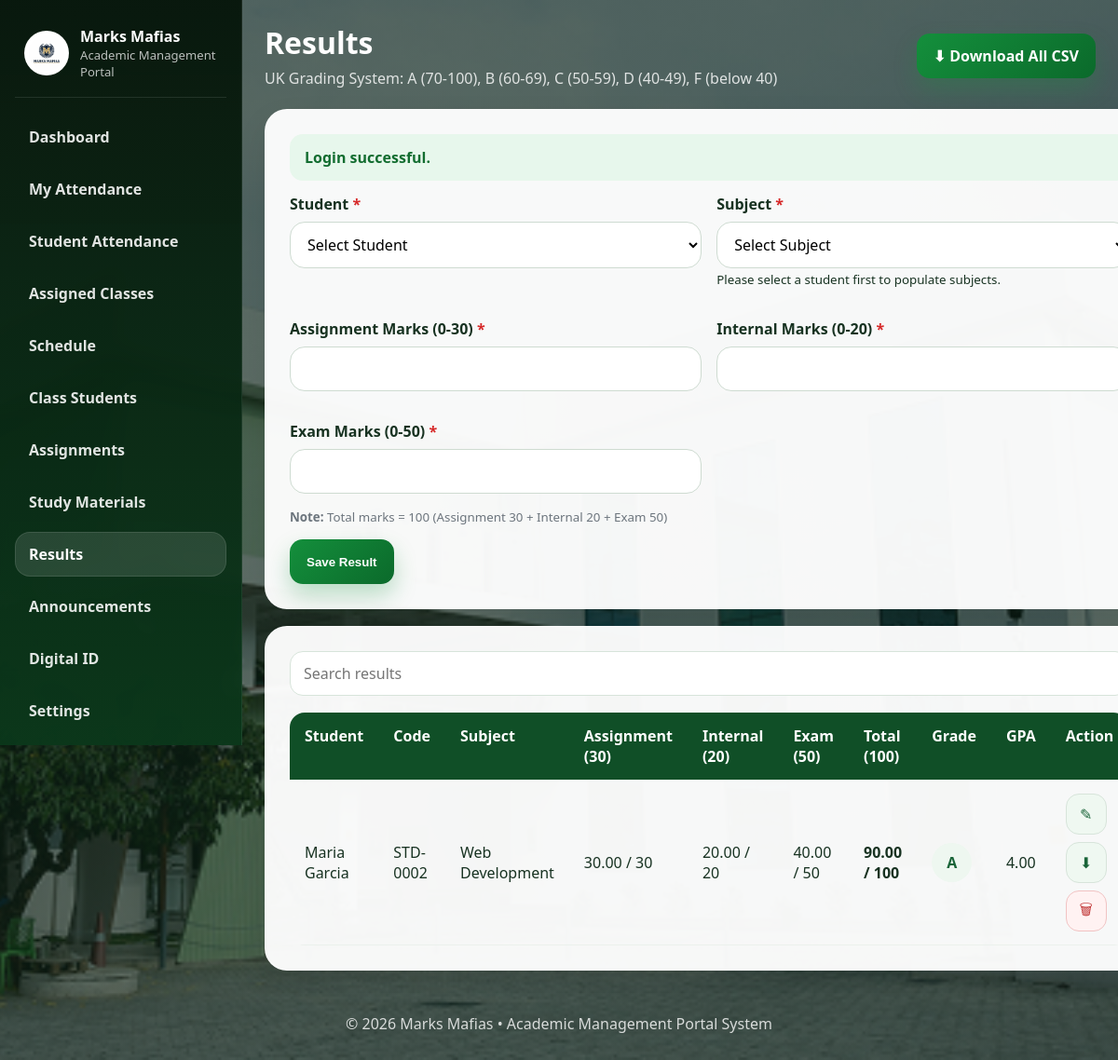
The app's page /public/teacher/results.php (signed in) with its own data.
### tables this page shows
CREATE TABLE `results` (
  `id` int(11) NOT NULL,
  `student_id` int(11) NOT NULL,
  `subject_id` int(11) NOT NULL,
  `teacher_id` int(11) NOT NULL,
  `assignment_marks` decimal(5,2) NOT NULL,
  `internal_marks` decimal(5,2) NOT NULL,
  `exam_marks` decimal(5,2) NOT NULL,
  `final_total` decimal(5,2) NOT NULL DEFAULT 0.00,
  `final_grade` varchar(10) NOT NULL,
  `gpa` decimal(3,2) NOT NULL DEFAULT 0.00,
  `created_at` timestamp NOT NULL DEFAULT current_timestamp()
);

CREATE TABLE `users` (
  `id` int(11) NOT NULL,
  `role` enum('admin','teacher','student') NOT NULL,
  `role_code` varchar(30) DEFAULT NULL,
  `name` varchar(120) NOT NULL,
  `email` varchar(150) NOT NULL,
  `password` varchar(255) NOT NULL,
  `photo` varchar(255) DEFAULT NULL,
  `dob` date DEFAULT NULL,
  `address` text DEFAULT NULL,
  `contact` varchar(40) DEFAULT NULL,
  `guardian` varchar(120) DEFAULT NULL,
  `qualification` varchar(120) DEFAULT NULL,
  `department` varchar(120) DEFAULT NULL,
  `status` enum('active','inactive') NOT NULL DEFAULT 'active',
  `reset_token` varchar(64) DEFAULT NULL,
  `otp_code` varchar(255) DEFAULT NULL,
  `otp_expires_at` datetime DEFAULT NULL,
  `otp_attempts` int(11) DEFAULT 0,
  `last_otp_request` datetime DEFAULT NULL,
  `reset_expires_at` datetime DEFAULT NULL,
  `created_at` timestamp NOT NULL DEFAULT current_timestamp()
);

CREATE TABLE `subjects` (
  `id` int(11) NOT NULL,
  `course_id` int(11) NOT NULL,
  `teacher_id` int(11) NOT NULL,
  `subject_code` varchar(40) NOT NULL,
  `subject_name` varchar(150) NOT NULL,
  `year_label` varchar(30) NOT NULL,
  `semester` varchar(60) NOT NULL,
  `created_at` timestamp NOT NULL DEFAULT current_timestamp()
);

### public/teacher/results.php (the view, shortened to what this page needs)
<?php
require_once dirname(dirname(__DIR__)) . '/includes/auth.php';
$teacherId = (int)user()['id'];
$selectedStudentId = isset($_GET['student_id']) ? (int)$_GET['student_id'] : 0;
$edit = null;
$filteredSubjects = [];
if ($selectedStudentId > 0) {
    $courseStmt = $pdo->prepare('SELECT DISTINCT course_id FROM enrollments WHERE student_id = ? AND status = "active"');
    $courseStmt->execute([$selectedStudentId]);
    $studentCourses = $courseStmt->fetchAll(PDO::FETCH_COLUMN);
    if (!empty($studentCourses)) {
        $placeholders = implode(',', array_fill(0, count($studentCourses), '?'));
        $subjectStmt = $pdo->prepare("
            SELECT * FROM subjects
            WHERE teacher_id = ? AND course_id IN ($placeholders)
            ORDER BY subject_name
        ");
        $params = array_merge([$teacherId], $studentCourses);
        $subjectStmt->execute($params);
        $filteredSubjects = $subjectStmt->fetchAll();
    }
} else {
    $filteredSubjects = [];
}
$list = $pdo->prepare('
    SELECT r.*, u.name AS student_name, u.role_code, s.subject_name
    FROM results r
    JOIN users u ON u.id = r.student_id
    JOIN subjects s ON s.id = r.subject_id
    WHERE r.teacher_id = ?
    ORDER BY r.id DESC
');
$list->execute([$teacherId]);
$list = $list->fetchAll();
include dirname(dirname(__DIR__)) . '/includes/header.php';
?>
<div class="dashboard-shell">
    <?php include dirname(dirname(__DIR__)) . '/includes/sidebar.php'; ?>
    <main class="main-panel">
        <div class="dashboard-top">
            <div class="dashboard-title">
                <h1>Results</h1>
                <p>UK Grading System: A (70-100), B (60-69), C (50-59), D (40-49), F (below 40)</p>
            </div>
            <div class="inline-actions">
                <a class="btn btn-primary" href="<?= BASE_URL ?>/teacher/results.php?export=csv">⬇ Download All CSV</a>
            </div>
        </div>
        <div class="section-stack">
            <div class="form-card">
                <form method="post" id="resultForm">
                    <div class="form-grid">
                        <div class="form-group">
                            <label>Student <span class="required">*</span></label>
                            <select name="student_id" id="student_id" required>
                                <option value="">Select Student</option>
                            </select>
                        </div>
                        <div class="form-group">
                            <label>Subject <span class="required">*</span></label>
                            <select name="subject_id" id="subject_id" required>
                                <option value="">Select Subject</option>
                            </select>
                            <?php if ($selectedStudentId == 0): ?>
                                <small>Please select a student first to populate subjects.</small>
                            <?php elseif (empty($filteredSubjects)): ?>
                                <small class="text-danger">This student is not enrolled in any of your subjects' courses.</small>
                            <?php endif; ?>
                        </div>
                        <div class="form-group">
                            <label>Assignment Marks (0-30) <span class="required">*</span></label>
                            <input type="number" name="assignment_marks" max="30" min="0" step="0.01" required value="<?= e($edit['assignment_marks'] ?? '') ?>">
                        </div>
                        <div class="form-group">
                            <label>Internal Marks (0-20) <span class="required">*</span></label>
                            <input type="number" name="internal_marks" max="20" min="0" step="0.01" required value="<?= e($edit['internal_marks'] ?? '') ?>">
                        </div>
                        <div class="form-group">
                            <label>Exam Marks (0-50) <span class="required">*</span></label>
                            <input type="number" name="exam_marks" max="50" min="0" step="0.01" required value="<?= e($edit['exam_marks'] ?? '') ?>">
                        </div>
                    </div>
                    <small style="color: #6c757d; display: block; margin-bottom: 15px;">
                        <strong>Note:</strong> Total marks = 100 (Assignment 30 + Internal 20 + Exam 50)<br>
                    </small>
                    <div class="inline-actions">
                        <button class="btn btn-primary"><?= $edit ? 'Update Result' : 'Save Result' ?></button>
                    </div>
                </form>
            </div>
            <div class="table-card">
                <div class="search-row">
                    <input type="text" placeholder="Search results" data-table-search="teacherResultTable">
                </div>
                <div class="table-wrap">
                    <table id="teacherResultTable">
                        <thead>
                            <tr>
                                <th>Student</th>
                                <th>Code</th>
                                <th>Subject</th>
                                <th>Assignment (30)</th>
                                <th>Internal (20)</th>
                                <th>Exam (50)</th>
                                <th>Total (100)</th>
                                <th>Grade</th>
                                <th>GPA</th>
                                <th>Action</th>
                            </tr>
                        </thead>
                        <tbody>
                            <?php foreach ($list as $r): ?>
                                <tr>
                                    <td><?= e($r['student_name']) ?></td>
                                    <td><?= e($r['role_code']) ?></td>
                                    <td><?= e($r['subject_name']) ?></td>
                                    <td><?= e($r['assignment_marks']) ?> / 30
                </div>
                <td><?= e($r['internal_marks']) ?> / 20
            </div>
            <td><?= e($r['exam_marks']) ?> / 50
        </div>
        <td><strong><?= e($r['final_total']) ?> / 100</strong>
</div>
<td><span class="kpi"><?= e($r['final_grade']) ?></span></div>
<td><?= e($r['gpa']) ?></div>
<td>
    <div class="inline-actions">
        <a class="icon-btn" href="?edit=<?= (int)$r['id'] ?>" title="Edit">✎</a>
        <a class="icon-btn" href="<?= BASE_URL ?>/teacher/results.php?export=csv&student_id=<?= (int)$r['student_id'] ?>" title="Download CSV for this student">⬇</a>
        <form method="post" onsubmit="return confirm('Delete this result?');">
            <button class="icon-btn danger" title="Delete">🗑</button>
        </form>
    </div>
<?php endforeach; ?>
<?php include dirname(dirname(__DIR__)) . '/includes/footer.php'; ?>

### assets/css/style.css (style rules this page uses)
:root { --primary: #148f3c; --primary-dark: #0b6a2b; --primary-soft: #dff4e4; --accent: #f5fff7; --white: #fff; --text: #173221; --muted: #5f7567; --border: #d6e7da; --danger: #cf3a3a; --shadow: 0 14px 34px rgba(0, 0, 0, 0.08); --shadow-lg: 0 26px 60px rgba(0, 0, 0, 0.16); --radius: 18px; --radius-lg: 30px; }
* { box-sizing: border-box; }
html { scroll-behavior: smooth; }
body { margin: 0; font-family: Segoe UI, Tahoma, sans-serif; color: var(--text); background: linear-gradient(rgba(14, 36, 24, 0.68), rgba(14, 36, 24, 0.64)), url("../images/bg.jpg") center/cover no-repeat; background-attachment: scroll; }
a { text-decoration: none; color: inherit; }
.content-card, .table-card, .form-card, .panel-card { background: rgba(255, 255, 255, 0.96); border-radius: var(--radius); box-shadow: var(--shadow); border: 1px solid rgba(255, 255, 255, 0.5); }
.content-card, .form-card, .panel-card { padding: 24px; }
.table-card { padding: 20px; }
.section-stack { display: grid; gap: 18px; }
.form-row, .form-grid { display: grid; grid-template-columns: 1fr 1fr; gap: 16px; }
.form-group { margin-bottom: 16px; }
label { display: block; margin-bottom: 8px; font-weight: 700; }
.required { color: #d62828; }
input, select, textarea { width: 100%; min-height: 48px; padding: 12px 14px; border: 1px solid #cedbd1; border-radius: 16px; font: inherit; background: #fff; }
.btn { display: inline-flex; align-items: center; justify-content: center; min-height: 48px; padding: 0 18px; border: none; border-radius: 14px; font-weight: 700; cursor: pointer; transition: 0.2s ease; }
.btn-primary { background: linear-gradient(135deg, var(--primary), var(--primary-dark)); color: #fff; box-shadow: 0 12px 24px rgba(20, 143, 60, 0.28); }
.search-row { display: flex; gap: 12px; flex-wrap: wrap; align-items: center; margin-bottom: 16px; }
.search-row input, .search-row select { background: #fff; border: 1px solid #d7e4da; border-radius: 14px; min-height: 48px; padding: 12px 14px; }
.search-row input { flex: 1 1 260px; }
.table-wrap { overflow-x: auto; border-radius: 16px; }
table { width: 100%; border-collapse: collapse; background: transparent; }
thead { background: #104f27; color: #fff; }
th, td { padding: 14px 16px; text-align: left; vertical-align: top; border-bottom: 1px solid #ebf1ec; }
.kpi { background: #eef7f0; padding: 10px 16px; border-radius: 999px; display: inline-flex; align-items: center; justify-content: center; font-weight: 700; color: #196438; white-space: nowrap; }
.inline-actions { display: flex; gap: 10px; align-items: center; flex-wrap: nowrap; }
.inline-actions form { margin: 0; }
.icon-btn, .btn-icon { display: inline-flex; align-items: center; justify-content: center; width: 42px; height: 42px; border-radius: 14px; border: 1px solid #d7e4da; background: #eff8f1; color: #196438; font-size: 1rem; }
.icon-btn.danger, .btn-icon.danger { background: #fff2f2; border-color: #f1c3c3; color: #c23a3a; }
.main-panel { display: flex; flex-direction: column; gap: 22px; }
.dashboard-top { margin-bottom: 0; }
.form-card, .table-card, .content-card, .panel-card { width: 100%; border-radius: 24px; }
.form-card { padding: 26px; }
.table-card { padding: 26px; }
.search-row { margin-bottom: 18px; }
.table-wrap { margin-top: 6px; }
.inline-actions { gap: 12px; }
.inline-actions form { display: inline-flex; margin: 0; }
.icon-btn, .btn-icon { width: 44px; height: 44px; flex: 0 0 auto; }

### public/teacher/results.php (style rules this page uses)
html, body { min-height: 100%; margin: 0; padding: 0; }
body.teacher-results-page { min-height: 100vh; display: flex; flex-direction: column; }
body.teacher-results-page .dashboard-shell { flex: 1; }

### records on screen
results: student.name "Maria Garcia", student.role_code "STD-0002", subject.subject_name "Web Development", assignment_marks "30.00", internal_marks "20.00", exam_marks "40.00", final_total "90.00", final_grade "A", gpa "4.00"

### other values on screen
$label "Dashboard"
$label "My Attendance"
$label "Student Attendance"
$label "Assigned Classes"
$label "Schedule"
$label "Class Students"
$label "Assignments"
$label "Study Materials"
$label "Results"
$label "Announcements"
$label "Digital ID"
$label "Settings"
$item['message'] "Login successful."
